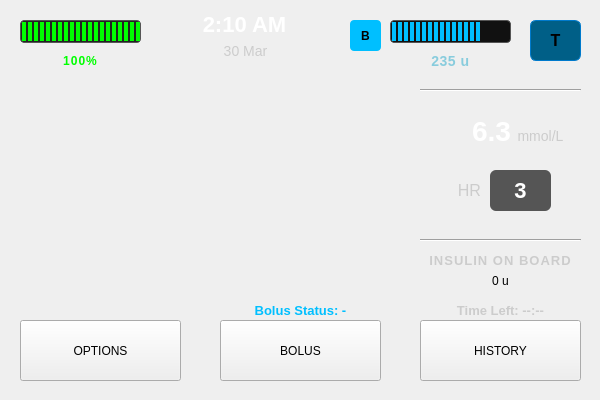
<?xml version="1.0" encoding="UTF-8"?>
<ui version="4.0">
 <class>Home</class>
 <widget class="QWidget" name="Home">
  <property name="geometry">
   <rect>
    <x>0</x>
    <y>0</y>
    <width>600</width>
    <height>400</height>
   </rect>
  </property>
  <property name="windowTitle">
   <string>Home</string>
  </property>
  <property name="autoFillBackground">
   <bool>false</bool>
  </property>
  <property name="styleSheet">
   <string notr="true"/>
  </property>
  <widget class="QLabel" name="timeLabel">
   <property name="geometry">
    <rect>
     <x>159</x>
     <y>9</y>
     <width>171</width>
     <height>31</height>
    </rect>
   </property>
   <property name="font">
    <font>
     <pointsize>-1</pointsize>
     <weight>75</weight>
     <bold>true</bold>
    </font>
   </property>
   <property name="styleSheet">
    <string notr="true">QLabel#timeLabel {
    font-size: 22px;
    font-weight: bold;
    color: white;
}</string>
   </property>
   <property name="text">
    <string>2:10 AM</string>
   </property>
   <property name="alignment">
    <set>Qt::AlignCenter</set>
   </property>
  </widget>
  <widget class="QLabel" name="dateLabel">
   <property name="geometry">
    <rect>
     <x>160</x>
     <y>40</y>
     <width>171</width>
     <height>21</height>
    </rect>
   </property>
   <property name="styleSheet">
    <string notr="true">QLabel#dateLabel {
    font-size: 14px;
    font-weight: medium;
    color: #CCCCCC;
}</string>
   </property>
   <property name="text">
    <string>30 Mar</string>
   </property>
   <property name="alignment">
    <set>Qt::AlignCenter</set>
   </property>
  </widget>
  <widget class="QProgressBar" name="insulinBar">
   <property name="geometry">
    <rect>
     <x>390</x>
     <y>20</y>
     <width>121</width>
     <height>23</height>
    </rect>
   </property>
   <property name="styleSheet">
    <string notr="true">QProgressBar#insulinBar {
    border: 1px solid #555;
    border-radius: 4px;
    background-color: #111;
    height: 12px;
    text-align: center;
    padding: 0px;
}

QProgressBar#insulinBar::chunk {
    background-color: #00BFFF; 
    width: 4px;
    margin: 1px;
}
</string>
   </property>
   <property name="value">
    <number>75</number>
   </property>
   <property name="textVisible">
    <bool>false</bool>
   </property>
  </widget>
  <widget class="QLabel" name="insulinIcon">
   <property name="geometry">
    <rect>
     <x>350</x>
     <y>20</y>
     <width>31</width>
     <height>31</height>
    </rect>
   </property>
   <property name="styleSheet">
    <string notr="true">QLabel#insulinIcon {
    background-color: #00BFFF;
    color: black;
    font-weight: bold;
    font-size: 12px;
    padding: 2px 6px;
    border-radius: 4px;
}
</string>
   </property>
   <property name="text">
    <string>B</string>
   </property>
   <property name="alignment">
    <set>Qt::AlignCenter</set>
   </property>
  </widget>
  <widget class="QLabel" name="insulinUnitsLabel">
   <property name="geometry">
    <rect>
     <x>390</x>
     <y>50</y>
     <width>121</width>
     <height>21</height>
    </rect>
   </property>
   <property name="styleSheet">
    <string notr="true">QLabel#insulinUnitsLabel {
    color: #88CCDD;
    font-size: 14px;
    font-weight: bold;
    letter-spacing: 0.5px;
}
</string>
   </property>
   <property name="text">
    <string>235 u</string>
   </property>
   <property name="alignment">
    <set>Qt::AlignCenter</set>
   </property>
  </widget>
  <widget class="QProgressBar" name="batteryBar">
   <property name="geometry">
    <rect>
     <x>20</x>
     <y>20</y>
     <width>121</width>
     <height>23</height>
    </rect>
   </property>
   <property name="styleSheet">
    <string notr="true">QProgressBar#batteryBar {
    border: 1px solid #555;
    border-radius: 4px;
    background-color: #222;
    height: 12px;
    text-align: center;
}

QProgressBar#batteryBar::chunk {
    background-color: #00FF00;  
    width: 4px;
    margin: 1px;
}
</string>
   </property>
   <property name="value">
    <number>100</number>
   </property>
   <property name="textVisible">
    <bool>false</bool>
   </property>
  </widget>
  <widget class="QLabel" name="batteryLabel">
   <property name="geometry">
    <rect>
     <x>20</x>
     <y>50</y>
     <width>121</width>
     <height>21</height>
    </rect>
   </property>
   <property name="styleSheet">
    <string notr="true">QLabel#batteryLabel {
    color: #00FF00;
    font-size: 12px;
    font-weight: bold;
    letter-spacing: 1px;
}
</string>
   </property>
   <property name="text">
    <string>100%</string>
   </property>
   <property name="alignment">
    <set>Qt::AlignCenter</set>
   </property>
  </widget>
  <widget class="QChartView" name="chartView" native="true">
   <property name="geometry">
    <rect>
     <x>10</x>
     <y>80</y>
     <width>381</width>
     <height>231</height>
    </rect>
   </property>
  </widget>
  <widget class="Line" name="line_2">
   <property name="geometry">
    <rect>
     <x>420</x>
     <y>230</y>
     <width>161</width>
     <height>20</height>
    </rect>
   </property>
   <property name="orientation">
    <enum>Qt::Horizontal</enum>
   </property>
  </widget>
  <widget class="QPushButton" name="buttonOptions">
   <property name="geometry">
    <rect>
     <x>20</x>
     <y>320</y>
     <width>161</width>
     <height>61</height>
    </rect>
   </property>
   <property name="styleSheet">
    <string notr="true">QPushButton#optionsButton {
    background-color: #444444;
    color: #FFD700;
    font-weight: bold;
    font-size: 14px;
    padding: 10px;
    border: 1px solid #888;
    border-radius: 5px;
    qproperty-icon: url(:/icons/gear.png);
    qproperty-iconSize: 24px 24px;
}</string>
   </property>
   <property name="text">
    <string>OPTIONS</string>
   </property>
  </widget>
  <widget class="QLabel" name="insulinLabel">
   <property name="geometry">
    <rect>
     <x>420</x>
     <y>250</y>
     <width>161</width>
     <height>21</height>
    </rect>
   </property>
   <property name="styleSheet">
    <string notr="true">QLabel#insulinLabel {
    color: #CCCCCC;
    font-weight: bold;
    font-size: 13px;
    letter-spacing: 1px;
}</string>
   </property>
   <property name="text">
    <string>INSULIN ON BOARD</string>
   </property>
   <property name="alignment">
    <set>Qt::AlignCenter</set>
   </property>
  </widget>
  <widget class="QLabel" name="iobLabel">
   <property name="geometry">
    <rect>
     <x>420</x>
     <y>270</y>
     <width>161</width>
     <height>21</height>
    </rect>
   </property>
   <property name="styleSheet">
    <string notr="true">QLabel#insulinUnitsLabel_2 {
    color: white;
    font-weight: bold;
    font-size: 14px;
}</string>
   </property>
   <property name="text">
    <string>0 u</string>
   </property>
   <property name="alignment">
    <set>Qt::AlignCenter</set>
   </property>
  </widget>
  <widget class="QPushButton" name="buttonBolus">
   <property name="geometry">
    <rect>
     <x>220</x>
     <y>320</y>
     <width>161</width>
     <height>61</height>
    </rect>
   </property>
   <property name="styleSheet">
    <string notr="true">QPushButton#bolusButton {
    background-color: #444444;
    color: #00BFFF;
    font-weight: bold;
    font-size: 14px;
    padding: 10px;
    border: 1px solid #888;
    border-radius: 5px;
    qproperty-icon: url(:/icons/droplet.png);
    qproperty-iconSize: 24px 24px;
}</string>
   </property>
   <property name="text">
    <string>BOLUS</string>
   </property>
  </widget>
  <widget class="QLabel" name="labelBolusStatus">
   <property name="geometry">
    <rect>
     <x>220</x>
     <y>300</y>
     <width>161</width>
     <height>20</height>
    </rect>
   </property>
   <property name="styleSheet">
    <string notr="true">QLabel#labelBolusStatus {
    color: #00BFFF;
    font-size: 13px;
    font-weight: bold;
  }</string>
   </property>
   <property name="text">
    <string>Bolus Status: -</string>
   </property>
   <property name="alignment">
    <set>Qt::AlignCenter</set>
   </property>
  </widget>
  <widget class="QPushButton" name="historyButton">
   <property name="geometry">
    <rect>
     <x>420</x>
     <y>320</y>
     <width>161</width>
     <height>61</height>
    </rect>
   </property>
   <property name="styleSheet">
    <string notr="true">QPushButton#optionsButton {
    background-color: #444444;
    color: #FFD700;
    font-weight: bold;
    font-size: 14px;
    padding: 10px;
    border: 1px solid #888;
    border-radius: 5px;
    qproperty-icon: url(:/icons/gear.png);
    qproperty-iconSize: 24px 24px;
}</string>
   </property>
   <property name="text">
    <string>HISTORY</string>
   </property>
  </widget>
  <widget class="QPushButton" name="logoButton">
   <property name="geometry">
    <rect>
     <x>530</x>
     <y>20</y>
     <width>51</width>
     <height>41</height>
    </rect>
   </property>
   <property name="styleSheet">
    <string notr="true">QPushButton#logoButton {
    background-color: #005F87;
    color: black;
    font-weight: bold;
    font-size: 16px;
    padding: 6px 12px;
    border-radius: 6px;
    border: 1px solid #007ACC;
}

QPushButton#logoButton:hover {
    background-color: #1E90FF;
}

QPushButton#logoButton:pressed {
    background-color: #007ACC;
    color: white;
}
</string>
   </property>
   <property name="text">
    <string>T</string>
   </property>
  </widget>
  <widget class="QPushButton" name="pushButton">
   <property name="geometry">
    <rect>
     <x>490</x>
     <y>170</y>
     <width>61</width>
     <height>41</height>
    </rect>
   </property>
   <property name="styleSheet">
    <string notr="true">QLabel, QPushButton {
    background-color: #555555;
    border-radius: 6px;
    padding: 10px 20px;
    color: white;
    font-size: 22px;
    font-weight: bold;
    font-family: &quot;Segoe UI&quot;, sans-serif;
}
</string>
   </property>
   <property name="text">
    <string>3</string>
   </property>
  </widget>
  <widget class="QLabel" name="label_4">
   <property name="geometry">
    <rect>
     <x>440</x>
     <y>170</y>
     <width>41</width>
     <height>41</height>
    </rect>
   </property>
   <property name="styleSheet">
    <string notr="true">QLabel {
    color: #CCCCCC;
    font-size: 16px;
    font-weight: medium;
    font-family: &quot;Segoe UI&quot;, sans-serif;
    margin-top: -10px;
}</string>
   </property>
   <property name="text">
    <string>HR</string>
   </property>
   <property name="alignment">
    <set>Qt::AlignRight|Qt::AlignTrailing|Qt::AlignVCenter</set>
   </property>
  </widget>
  <widget class="QLabel" name="glucoseLabel">
   <property name="geometry">
    <rect>
     <x>430</x>
     <y>110</y>
     <width>81</width>
     <height>41</height>
    </rect>
   </property>
   <property name="layoutDirection">
    <enum>Qt::LeftToRight</enum>
   </property>
   <property name="styleSheet">
    <string notr="true">QLabel {
    color: white;
    font-size: 28px;
    font-weight: bold;
    font-family: &quot;Segoe UI&quot;, sans-serif;
}</string>
   </property>
   <property name="text">
    <string>6.3</string>
   </property>
   <property name="alignment">
    <set>Qt::AlignRight|Qt::AlignTrailing|Qt::AlignVCenter</set>
   </property>
  </widget>
  <widget class="Line" name="line">
   <property name="geometry">
    <rect>
     <x>420</x>
     <y>80</y>
     <width>161</width>
     <height>21</height>
    </rect>
   </property>
   <property name="orientation">
    <enum>Qt::Horizontal</enum>
   </property>
  </widget>
  <widget class="QLabel" name="label_2">
   <property name="geometry">
    <rect>
     <x>510</x>
     <y>120</y>
     <width>61</width>
     <height>31</height>
    </rect>
   </property>
   <property name="layoutDirection">
    <enum>Qt::LeftToRight</enum>
   </property>
   <property name="styleSheet">
    <string notr="true">QLabel {
    color: #CCCCCC;
    font-size: 14px;
    font-weight: medium;
    font-family: &quot;Segoe UI&quot;, sans-serif;
    margin-top: -10px;
}
</string>
   </property>
   <property name="text">
    <string>mmol/L</string>
   </property>
   <property name="alignment">
    <set>Qt::AlignCenter</set>
   </property>
  </widget>
  <widget class="QLabel" name="labelBolusTimeRemaining">
   <property name="geometry">
    <rect>
     <x>420</x>
     <y>300</y>
     <width>161</width>
     <height>20</height>
    </rect>
   </property>
   <property name="styleSheet">
    <string notr="true">QLabel#labelBolusTimeRemaining {
    color: #CCCCCC;
    font-size: 13px;
    font-weight: bold;
  }</string>
   </property>
   <property name="text">
    <string>Time Left: --:--</string>
   </property>
   <property name="alignment">
    <set>Qt::AlignCenter</set>
   </property>
  </widget>
 </widget>
 <customwidgets>
  <customwidget>
   <class>QChartView</class>
   <extends>QWidget</extends>
   <header location="global">QtCharts/QChartView</header>
   <container>1</container>
  </customwidget>
 </customwidgets>
 <resources/>
 <connections/>
</ui>
